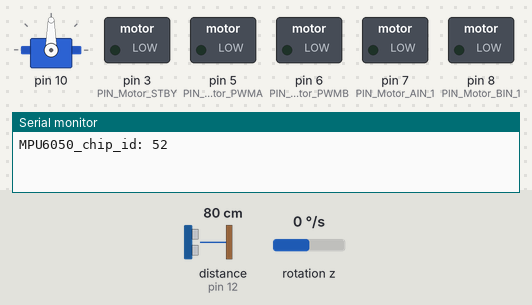
The sketch below on a simulated Arduino Uno, built with avr-gcc and run on an emulated ATmega328P. On the bench: servo, switched loads named in the sketch (green lamp = pin HIGH), the last lines printed to the serial monitor. The test bench sets the inputs (shaded band); at power-on: rotation z 0 °/s, distance to the obstacle (sensor on pin 12) 80 cm. The echo pulse lasts 58.3 µs per cm; pins used as bus, display or sensor lines are not drawn.

Above: at 4.7 s.
4.8 s: rotation z set to -192 °/s
At 10.4 s:
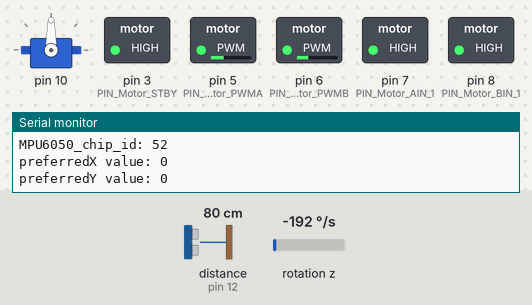
11.3 s: distance to the obstacle (sensor on pin 12) set to 29 cm
At 15.61 s:
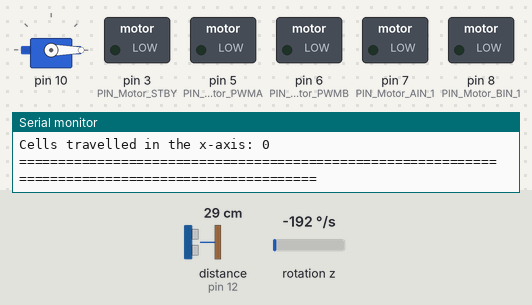
16.8 s: distance to the obstacle (sensor on pin 12) set to 24 cm
At 24.06 s:
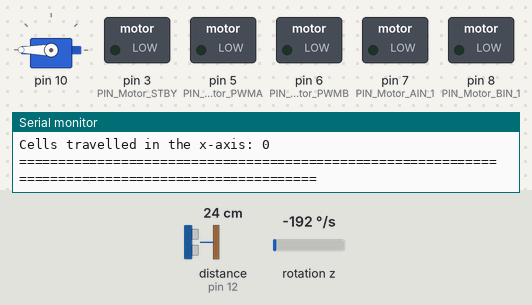
Timing chart, 0 to 25.2 s (numbered marks = the images above; inputs shaded):
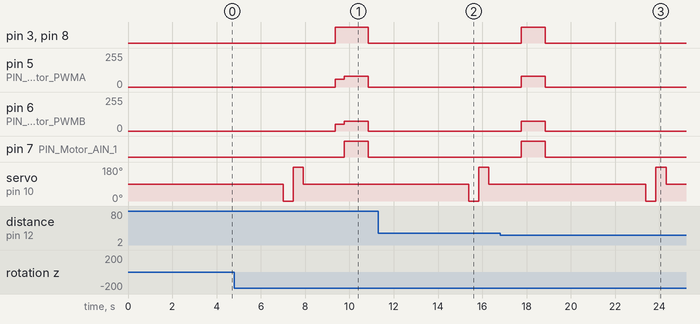

Measured:
- the behaviour switches between 28 and 27 cm on distance to the obstacle (sensor on pin 12) (found by bisection; images 2 and 3)

The sketch:

SLAM.ino
```cpp
//Including all the necessary libraries to used for this assignment.
#include <Wire.h>
#include <avr/wdt.h>
#include "MPU6050.h"
#include "MPU6050_getdata.h"
#include "DeviceDriverSet_xxx0.h"
// #include "MPU6050_tockn.h"

//Creating a variable to store the number of rows and coloumns in the occupancy grid.
const int GRIDDIMENSIONS = 10;
const int NUM_MEASUREMENTS = 5;

//Setting the MPU6050 Accelegryo component.
MPU6050_getdata AppMPU6050getdata;

//Setting the MPU6050 Accelegryo component.
// MPU6050 mpu6050(Wire);

//Creating a new servo object.
DeviceDriverSet_Servo AppServo;

//Creating and initialising the variable to store the initial time.
float initial_time = 0.0;
float angle = 0.0;
float current_angle = 0.0;

//Creating a variable to store the duratrion of time passed since the start of the program.
long duration;

//Creating variables for x and y axis.
int x = 0;
int y = 0;

int moveForwardCount = 0;
int turnRightCount = 0;
int turnLeftCount = 0;
int squaresX = 0;
int squaresY = 0;

int toReturnX = -1;
int toReturnY = -1;

//Original/starting variables for X and Y.
int Ox = 10;
int Oy = 10;

//Variables for X and Y when robot has localised itself.
int Nx = Ox;
int Ny = Oy;

int cornerType = 0;

//Grid 10x10 to act as occupancy grid.
int GRID1[GRIDDIMENSIONS][GRIDDIMENSIONS];

//Grid 20x20 to act as localisation and mapping grid.
int GRID2[20][20];

int freeCell[6] = {-1};

bool turnedLeft = false;
bool turnedRight = false;
bool foward = false;
bool back = false;
bool left = false;
bool right = false;
bool stop = false;
bool robotLocalised = false;
bool foundCorner = false;

//Starting function for the program.
void setup()
{
  //Initialising the serial port.
  Serial.begin(9600);

  //Defining the pins to be used by the board.
  #define PIN_Motor_STBY 3
  #define PIN_Motor_PWMA 5
  #define PIN_Motor_AIN_1 7
  #define PIN_Motor_PWMB 6
  #define PIN_Motor_BIN_1 8
  #define PIN_ITR20001xxxL A2
  #define PIN_ITR20001xxxM A1
  #define PIN_ITR20001xxxR A0
  #define TrackingDetection_S 40
  #define TrackingDetection_E 270
  #define echoPin 12
  #define trigPin 13


  //Defining the pi numerical constant.
  #define PI 3.1415926535897932384626433832795

  //Initialising the pin modes for all the individual component pins.
  pinMode(PIN_ITR20001xxxL, INPUT);
  pinMode(PIN_ITR20001xxxM, INPUT);
  pinMode(PIN_ITR20001xxxR, INPUT);
  pinMode(PIN_Motor_PWMA, OUTPUT);
  pinMode(PIN_Motor_PWMB, OUTPUT);
  pinMode(PIN_Motor_AIN_1, OUTPUT);
  pinMode(PIN_Motor_BIN_1, OUTPUT);
  pinMode(PIN_Motor_STBY, OUTPUT);
  pinMode(trigPin, OUTPUT);
  pinMode(echoPin, INPUT);

  // initialize digital pin LED_BUILTIN as an output.
  pinMode(LED_BUILTIN, OUTPUT);

  //Initialising the accelegyro component.
  AppMPU6050getdata.MPU6050_dveInit();

  //Calibrating the accelegyro sensor.
  AppMPU6050getdata.MPU6050_calibration();

  Wire.begin();
  // mpu6050.begin();
  // mpu6050.calcGyroOffsets(true);

  //Initialising the servo to point directly forward.
  AppServo.DeviceDriverSet_Servo_Init(90);

  //Setting the initial time.
  initial_time = millis();

  initialiseGrid1();

  initialiseGrid2();

  initialiseRobotPosition();

  float cur_angle;
  AppMPU6050getdata.MPU6050_dveGetEulerAngles(&cur_angle);

  AppMPU6050getdata.MPU6050_calibration();

  delay(3000);
}


void SignalLocalised()
{
  for(int i = 0; i < 10;i++)
  {
    digitalWrite(LED_BUILTIN, HIGH);  // turn the LED on (HIGH is the voltage level)
    delay(1000);                      // wait for a second
    digitalWrite(LED_BUILTIN, LOW);   // turn the LED off by making the voltage LOW
    delay(1000);
  }
}


void Map()
{
  delay(3000);

  PanServo();

  delay(1000);

  CheckFree();

  printGrid2();

  Serial.print("Nx: ");
  Serial.println(Nx);

  Serial.print("Ny: ");
  Serial.println(Ny);

  Serial.print("Cells travelled in the y-axis: ");
  Serial.println(y);

  Serial.print("Cells travelled in the x-axis: ");
  Serial.println(x);

  Serial.println("===================================================================================================");
}


int IdentifyCorner()
{
  //The robot is in corner (0,10).
  if((Nx <= 10) && (Ny >= 10))
  {
    // Serial.println("(0,10)");
    cornerType = 1;
    foundCorner = true;
    stopMov();
    LocaliseRobot(Nx, Ny, cornerType);
    stopMov();
  }

  //The robot is in corner (0,0).
  else if((Nx <= 10) && (Ny <= 10))
  {
    // Serial.println("(0,0)");
    cornerType = 2;
    foundCorner = true;
    stopMov();
    LocaliseRobot(Nx, Ny, cornerType);
    stopMov();
  }

  //The robot is in corner (10,10).
  else if((Nx >= 10) && (Ny >= 10))
  {
    // Serial.println("(10,10)");
    cornerType = 3;
    foundCorner = true;
    stopMov();
    LocaliseRobot(Nx, Ny, cornerType);
    stopMov();
  }

  //The robot is in corner (10,0).
  else if((Nx >= 10) && (Ny <= 10))
  {
    // Serial.println("(10,0)");
    cornerType = 4;
    foundCorner = true;
    stopMov();
    LocaliseRobot(Nx, Ny, cornerType);
    stopMov();
  }

  return cornerType;
}


void LocaliseRobot(int numX, int numY, int type)
{
  int differenceX = 0;
  int differenceY = 0;
  int startingPointX = 0;
  int startingPointY = 0;

  //Handling the case that the robot is at the corner (0,10).
  if(type == 1) //(0,10)
  {
    differenceX = numX - 0;
    differenceY = numY - 10;

    startingPointX = 10 - differenceX;
    startingPointY = 10 - differenceY;
  }

  //Handling the case that the robot is at the corner (0,0).
  else if(type == 2) // (0,0)
  {
    differenceX = numX - 0;
    differenceY = numY - 0;

    startingPointX = (10 - differenceX) + 1;
    startingPointY = (10 - differenceY) + 1;
  }

  //Handling the case that the robot is at the corner (10,10).
  else if(type == 3) // (10,10)
  {
    differenceX = numX - 10;
    differenceY = numY - 10;

    startingPointX = 10 - differenceX;
    startingPointY = 10 - differenceY;
  }

  //Handling the case that the robot is at the corner (10,0).
  else if(type == 4) // (10,0)
  {
    differenceX = numX - 10;
    differenceY = numY - 0;

    startingPointX = 10 - differenceX - 1;
    startingPointY = 10 - differenceY;
  }

  //Displaying information to the console.
  Serial.print("The robot started at position: ");
  Serial.print("(");
  Serial.print(startingPointX);
  Serial.print(",");
  Serial.print(startingPointY);
  Serial.println(")");

  stopMov();

  robotLocalised = true;
  foundCorner = true;

  GRID2[startingPointX][startingPointY] = 3;
}


//Function to move the motors forward.
//Parameters: Speed for the right pair of motors.
//            Speed for the left pair of motors.
void Fwd(uint8_t right, uint8_t left)
{
  digitalWrite(PIN_Motor_AIN_1, HIGH);
  digitalWrite(PIN_Motor_BIN_1, HIGH);
  analogWrite(PIN_Motor_PWMB, left);
  analogWrite(PIN_Motor_PWMA, right);
  digitalWrite(PIN_Motor_STBY, HIGH);
}


//Function to spin the tires and robot on its own axis to the left.
//Parameters: Speed for the right pair of motors.
//            Speed for the left pair of motors.
void SpinLeft(uint8_t right, uint8_t left)
{
  digitalWrite(PIN_Motor_AIN_1, HIGH);
  digitalWrite(PIN_Motor_BIN_1, LOW);
  analogWrite(PIN_Motor_PWMB, left);
  analogWrite(PIN_Motor_PWMA, right);
  digitalWrite(PIN_Motor_STBY, HIGH);
}


//Function to spin the tires and robot on its own axis to the right.
//Parameters: Speed for the right pair of motors.
//            Speed for the left pair of motors.
void SpinRight(uint8_t right, uint8_t left)
{
  digitalWrite(PIN_Motor_AIN_1, LOW);
  digitalWrite(PIN_Motor_BIN_1, HIGH);
  analogWrite(PIN_Motor_PWMB, left);
  analogWrite(PIN_Motor_PWMA, right);
  digitalWrite(PIN_Motor_STBY, HIGH);
}


//Function to stop the robot whilst moving.
void stopMov()
{
  analogWrite(PIN_Motor_PWMA, 0);
  analogWrite(PIN_Motor_PWMB, 0);
  digitalWrite(PIN_Motor_STBY, LOW);
  digitalWrite(PIN_Motor_AIN_1, LOW);
  digitalWrite(PIN_Motor_BIN_1, LOW);
}


//Function to turn the servo directly forward, to the left and to the right.
void PanServo()
{
  initialiseFreeCellArray();

  //Turning the servo to the FRONT.
  AppServo.DeviceDriverSet_Servo_control(90);
  if(checkObstacle() == true)
  {
    freeCell[0] = -1;
    freeCell[1] = -1;

    //Checking robot heading.
    int direction = BearingCheck();

    //Robot facing forward.
    if(direction == 1)
    {
      GRID2[Nx][Ny+1] = 2;
    }

    //Robot facing backward.
    else if(direction == 2)
    {
      GRID2[Nx][Ny-1] = 2;
    }

    //Robot facing Right.
    else if(direction == 3)
    {
      GRID2[Nx+1][Ny] = 2;
    }

    //Robot Facing Left.
    else if(direction == 4)
    {
      GRID2[Nx-1][Ny] = 2;
    }
  }
  //No obstacle infront of the robot.
  else
  {
    //Checking robot heading.
    int direction = BearingCheck();

    //Robot facing North.
    if(direction == 1)
    {
      freeCell[0] = (Nx);
      freeCell[1] = (Ny+1);
    }

    //Robot facing South.
    else if(direction == 2)
    {
      freeCell[0] = (Nx);
      freeCell[1] = (Ny-1);
    }

    //Robot facing East.
    else if(direction == 3)
    {
      freeCell[0] = (Nx+1);
      freeCell[1] = (Ny);
    }

    //Robot Facing West.
    else if(direction == 4)
    {
      freeCell[0] = (Nx-1);
      freeCell[1] = (Ny);
    }
  }


  //Turning the servo to the RIGHT.
  AppServo.DeviceDriverSet_Servo_control(0);
  if(checkObstacle() == true)
  {
    freeCell[2] = -1;
    freeCell[3] = -1;

    //Checking robot heading.
    int direction = BearingCheck();

    //Robot facing North.
    if(direction == 1)
    {
      GRID2[Nx+1][Ny] = 2;
    }

    //Robot facing South.
    else if(direction == 2)
    {
      GRID2[Nx-1][Ny] = 2;
    }

    //Robot facing East.
    else if(direction == 3)
    {
      GRID2[Nx][Ny-1] = 2;
    }

    //Robot Facing West.
    else if(direction == 4)
    {
      GRID2[Nx][Ny+1] = 2;
    }
  }
  else
  {
    //Checking robot heading.
    int direction = BearingCheck();

    //Robot facing North.
    if(direction == 1)
    {
      freeCell[2] = (Nx+1);
      freeCell[3] = (Ny);
    }

    //Robot facing South.
    else if(direction == 2)
    {
      freeCell[2] = (Nx-1);
      freeCell[3] = (Ny);
    }

    //Robot facing East.
    else if(direction == 3)
    {
      freeCell[2] = (Nx);
      freeCell[3] = (Ny-1);
    }

    //Robot Facing West.
    else if(direction == 4)
    {
      freeCell[2] = (Nx);
      freeCell[3] = (Ny+1);
    }
  }


  //Turning the servo to the LEFT.
  AppServo.DeviceDriverSet_Servo_control(180);
  if(checkObstacle() == true)
  {
    freeCell[4] = -1;
    freeCell[5] = -1;

    //Checking robot heading.
    int direction = BearingCheck();

    //Robot facing North.
    if(direction == 1)
    {
      GRID2[Nx-1][Ny] = 2;
    }

    //Robot facing South.
    else if(direction == 2)
    {
      GRID2[Nx+1][Ny] = 2;
    }

    //Robot facing East.
    else if(direction == 3)
    {
      GRID2[Nx][Ny+1] = 2;
    }

    //Robot Facing West.
    else if(direction == 4)
    {
      GRID2[Nx][Ny-1] = 2;
    }
  }
  else
  {
    //Checking robot heading.
    int direction = BearingCheck();

    //Robot facing North.
    if(direction == 1)
    {
      freeCell[4] = (Nx-1);
      freeCell[5] = (Ny);
    }

    //Robot facing South.
    else if(direction == 2)
    {
      freeCell[4] = (Nx+1);
      freeCell[5] = (Ny);
    }

    //Robot facing East.
    else if(direction == 3)
    {
      freeCell[4] = (Nx);
      freeCell[5] = (Ny+1);
    }

    //Robot Facing West.
    else if(direction == 4)
    {
      freeCell[4] = (Nx);
      freeCell[5] = (Ny-1);
    }
  }

  CheckCorner();

  AppServo.DeviceDriverSet_Servo_control(90);
}


void CheckCorner()
{
  if(freeCell[0] == -1  && freeCell[1] == -1 && freeCell[2] == -1 && freeCell[3] == -1)
  {
    // Serial.print("Identified corner: ");
    IdentifyCorner();
    stopMov();
  }
  if(freeCell[0] == -1 && freeCell[1] == -1 && freeCell[4] == -1 && freeCell[5] == -1)
  {
    // Serial.print("Identified corner: ");
    IdentifyCorner();
    stopMov();
  }
}


void CheckFree()
{
  int preferredX = -1;
  int preferredY = -1;
  int direction = -1;
  bool undisc = false;

  for(int i = 0; i < 6; i += 2)
  {
    if(freeCell[i] != -1 && freeCell[i+1] != -1)
    {
      // Serial.println("Free Cell is not empty");

      if(GRID2[freeCell[i]][freeCell[i+1]] == 1)
      {
        // Serial.println("This cell has been previously discovered before.");

        Serial.print("preferredX value: ");
        Serial.println(preferredX);

        Serial.print("preferredY value: ");
        Serial.println(preferredY);

        if(preferredX == -1)
        {
          preferredX = freeCell[i];
          preferredY = freeCell[i+1];

          if(GRID2[freeCell[i]][freeCell[i+1]] == 2)
          {
            direction = 1;
          }
          else
          {
            direction = 0;
          }
        }
      }

      else
      {
        if(undisc == false)
        {
          undisc = true;
          preferredX = freeCell[i];
          preferredY = freeCell[i+1];

          GRID2[freeCell[i]][freeCell[i+1]] = 1;

          //front
          if (i == 0)
          {
            direction = 0;
          }

          //right
          else if (i == 2)
          {
            direction = 1;
          }

          //left.
          else if (i == 4)
          {
            direction = 2;
          }
        }
        else
        {
          GRID2[freeCell[i]][freeCell[i+1]] = 1;
        }
      }
    }
  }

  toReturnX = preferredX;
  toReturnY = preferredY;

  // Serial.print("Chosen direction: ");
  // Serial.println(direction);

  if(foundCorner != true)
  {
    //Since the path is clear, the prioritised direction is straight, therefore the robot will kepp moving forward.
    if(direction == 0)
    {
      moveOneCell();
    }

    //Executing evasive manouvers by turning right and moving one cell.
    else if(direction == 1)
    {
      float cur_angle;
      AppMPU6050getdata.MPU6050_dveGetEulerAngles(&cur_angle);
      turnRight(cur_angle);
      moveOneCell();
    }

    //Executing evasive manouvers by turning left and moving one cell.
    else if(direction == 2)
    {
      float cur_angle;
      AppMPU6050getdata.MPU6050_dveGetEulerAngles(&cur_angle);
      turnLeft(cur_angle);
      moveOneCell();
    }
  }


  printFreeCellArray();

  initialiseFreeCellArray();
}


void printFreeCellArray()
{
  // Serial.println("FreeCell Array:");
  for(int i = 0; i < 6; i++)
  {
    Serial.println(freeCell[i]);
  }
}


void initialiseFreeCellArray()
{
  for(int i = 0; i < 6; i++)
  {
    freeCell[i] == -1;
  }
}


//Function which checks is there is an obstacle infront of the sensor.
bool checkObstacle()
{
  // Clears the trigPin condition
  digitalWrite(trigPin, LOW);
  delayMicroseconds(2);

  // Sets the trigPin HIGH (ACTIVE) for 10 microseconds
  digitalWrite(trigPin, HIGH);
  delayMicroseconds(10);
  digitalWrite(trigPin, LOW);

  // Reads the echoPin, returns the sound wave travel time in microseconds
  duration = pulseIn(echoPin, HIGH);

  // Calculating the distance
  long distance = duration * 0.034 / 2; // Speed of sound wave divided by 2 (go and back)

  //Detects the object within 27 cm of the sensor.
  if (distance < 27)
  {
    //Object detected - stop car
    stopMov();
    return true;
  }

  //Default value.
  return false;
}


void initialiseGrid1()
{
  // loop through array's rows
  for (int i = 0; i < GRIDDIMENSIONS; ++i)
  {
    // loop through columns of current row
    for (int j = 0; j < GRIDDIMENSIONS; ++j)
    {
      GRID1[i][j] = 0;
    }
  }
}


void initialiseGrid2()
{
  // loop through array's rows
  for (int i = 0; i < 20; ++i)
  {
    // loop through columns of current row
    for (int j = 0; j < 20; ++j)
    {
      GRID2[i][j] = 0;
    }
  }
}


void initialiseRobotPosition()
{
  GRID2[Ox][Oy] = 1;
}


void printGrid2()
{
  Serial.println("Current 20x20 grid contents:");

  // loop through array's rows
  for (int i = 0; i < 20; ++i)
  {
    // loop through columns of current row
    for (int j = 0; j < 20; ++j)
    {
      Serial.print(GRID2[i][j]);
      Serial.print(" ");
    }
    Serial.print('\n') ; // start new line of output
  }
}

void printGrid1()
{
  // loop through array's rows
  for (int i = 0; i < 10; i++)
  {
    // loop through columns of current row
    for (int j = 0; j < 10; i++)
    {
      Serial.print(GRID1[i][j]);
      Serial.print(" ");
    }
    Serial.print('\n') ; // start new line of output
  }
}


void moveOneCell()
{
  int new_dir = BearingCheck();

  switch(new_dir)
  {
    //Forward - Add Y.
    case 1:
      Ny = Ny + 1;
      y = y + 1;
    break;

    //Backward - Subtract Y.
    case 2:
      Ny = Ny - 1;
      y = y - 1;
    break;

    //Right - Add X.
    case 3:
      Nx = Nx + 1;
      x = x + 1;
    break;

    //Left - Subtract X.
    case 4:
      Nx = Nx - 1;
      x = x - 1;
    break;

    default:
    break;
  }

  // Fwd(85,70);
  // delay(1250);

  //For fully charged battery:
  Fwd(80,72);
  delay(1090);
  stopMov();

  GRID2[Nx][Ny] = 1;

  int direction = BearingCheck();
  Serial.print("Current direction after moving one cell: ");
  Serial.println(direction);
}


void turnLeft(float current_angle)
{
  bool stop = false;

  float target = current_angle - 75.0;

  while(!stop)
  {
    float angle;
    AppMPU6050getdata.MPU6050_dveGetEulerAngles(&angle);
    // Serial.println(angle);

    if(angle <= target)
    {
      stop = true;
      stopMov();
      break;
    }

    SpinLeft(60,58);
  }

  int direction = BearingCheck();
}


void turnRight(float current_angle)
{
  bool stop = false;

  float target = current_angle + 78.0;

  while(!stop)
  {
    float angle;
    AppMPU6050getdata.MPU6050_dveGetEulerAngles(&angle);
    // Serial.println(angle);

    if(angle >= target)
    {
      stop = true;
      stopMov();
      break;
    }

    SpinRight(60,50);
  }

  int direction = BearingCheck();
}


int BearingCheck()
{
  int curDir = 0;

  float newAngle;

  AppMPU6050getdata.MPU6050_dveGetEulerAngles(&newAngle);

  // Serial.print("Current angle: ");
  // Serial.println(newAngle);

  if(newAngle > 360)
  {
    newAngle = 360 - newAngle;
  }
  else if(newAngle < -360)
  {
    newAngle = 360 + newAngle;
  }

  if((newAngle < 45 && newAngle > -45) || (newAngle < -315 && newAngle > 305))
  {
    // Serial.println("Robot is facing North");
    foward = true;
    back = false;
    left = false;
    right = false;
    curDir = 1;
    // Serial.println("");
  }

  else if((newAngle < -225 && newAngle > -135) || (newAngle > 135 && newAngle < 225))
  {
    // Serial.println("Robot is facing South");
    foward = false;
    back = true;
    left = false;
    right = false;
    curDir = 2;
    // Serial.println("");
  }

  else if((newAngle > 45 && newAngle < 135) || (newAngle < -315 && newAngle > -225))
  {
    // Serial.println("Robot is facing East");
    foward = false;
    back = false;
    left = false;
    right = true;
    curDir = 3;
    // Serial.println("");
  }

  else if((newAngle > 225 && newAngle < 315) || (newAngle < -45 && newAngle > -135))
  {
    // Serial.println("Robot is facing West");
    foward = false;
    back = false;
    left = true;
    right = false;
    curDir = 4;
    // Serial.println("");
  }

  return curDir;
}


void SendInfoToPi()
{
  while(true)
  {
    if(Serial.available() > 0)
    {
      printGrid2();
    }
  }
}


void loop()
{
  float newAngle;
  AppMPU6050getdata.MPU6050_dveGetEulerAngles(&newAngle);

  while(robotLocalised != true)
  {
    Map();
    int direction = BearingCheck();
  }

  if(robotLocalised == true)
  {
    SignalLocalised();
    SendInfoToPi();
  }

  int direction = BearingCheck();
}
```

Source omitted: MPU6050_getdata.cpp (1866 bytes), MPU6050_getdata.h (636 bytes), DeviceDriverSet_xxx0.cpp (1038 bytes), DeviceDriverSet_xxx0.h (556 bytes)
